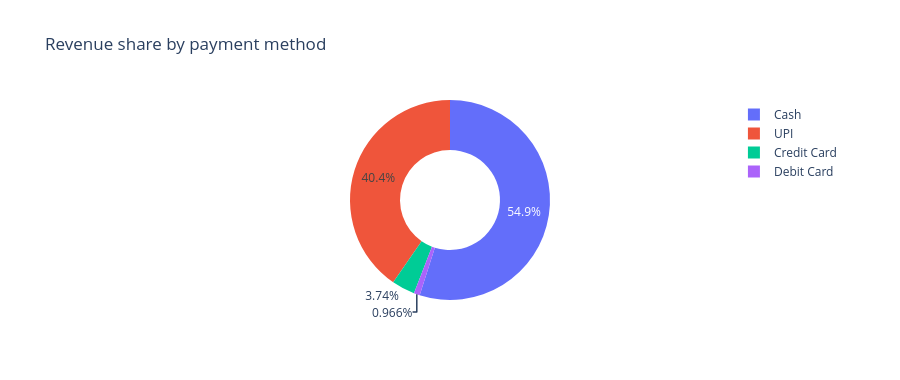
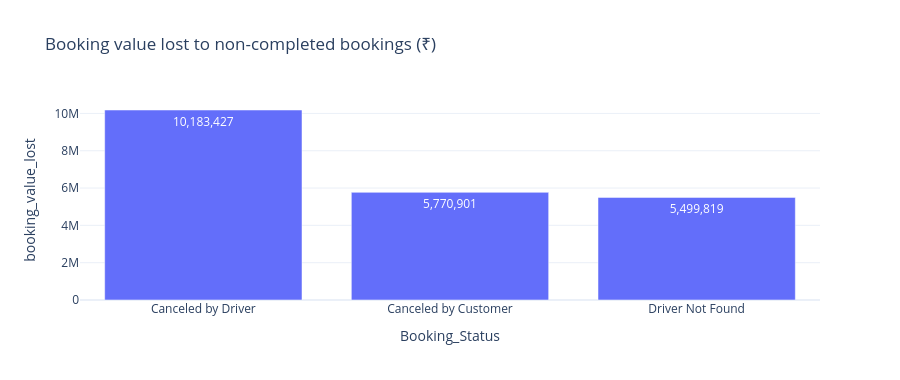

Notebook code cell kept with these figures, in order:
### Code cell
# Payment mix + revenue lost
a = px.pie(pay, names="Payment_Method", values="revenue", hole=.5, title="Revenue share by payment method")
lost = run("B10")
b = px.bar(lost, x="Booking_Status", y="booking_value_lost", text_auto=",.0f", title="Booking value lost to non-completed bookings (₹)")
for f in (a, b): f.update_layout(height=380); f.show()

### Figure 1 — Plotly figure (JSON) as saved in the notebook; plotly's stock layout.template omitted (floating-point values rounded to 4 significant figures)
{"data": [{"domain": {"x": [0, 1], "y": [0, 1]}, "hole": 0.5, "hovertemplate": "Payment_Method=%{label}<br>revenue=%{value}<extra></extra>", "labels": ["Cash", "UPI", "Credit Card", "Debit Card"], "legendgroup": "", "name": "", "showlegend": true, "type": "pie", "values": [19260316, 14168436, 1312793, 338922]}], "layout": {"height": 380, "legend": {"tracegroupgap": 0}, "title": {"text": "Revenue share by payment method"}}}

### Figure 2 — Plotly figure (JSON) as saved in the notebook; plotly's stock layout.template omitted (floating-point values rounded to 4 significant figures)
{"data": [{"hovertemplate": "Booking_Status=%{x}<br>booking_value_lost=%{y}<extra></extra>", "legendgroup": "", "marker": {"color": "#636efa", "pattern": {"shape": ""}}, "name": "", "orientation": "v", "showlegend": false, "textposition": "auto", "texttemplate": "%{y:,.0f}", "type": "bar", "x": ["Canceled by Driver", "Canceled by Customer", "Driver Not Found"], "xaxis": "x", "y": [10183427, 5770901, 5499819], "yaxis": "y"}], "layout": {"barmode": "relative", "height": 380, "legend": {"tracegroupgap": 0}, "title": {"text": "Booking value lost to non-completed bookings (₹)"}, "xaxis": {"anchor": "y", "domain": [0, 1], "title": {"text": "Booking_Status"}}, "yaxis": {"anchor": "x", "domain": [0, 1], "title": {"text": "booking_value_lost"}}}}
